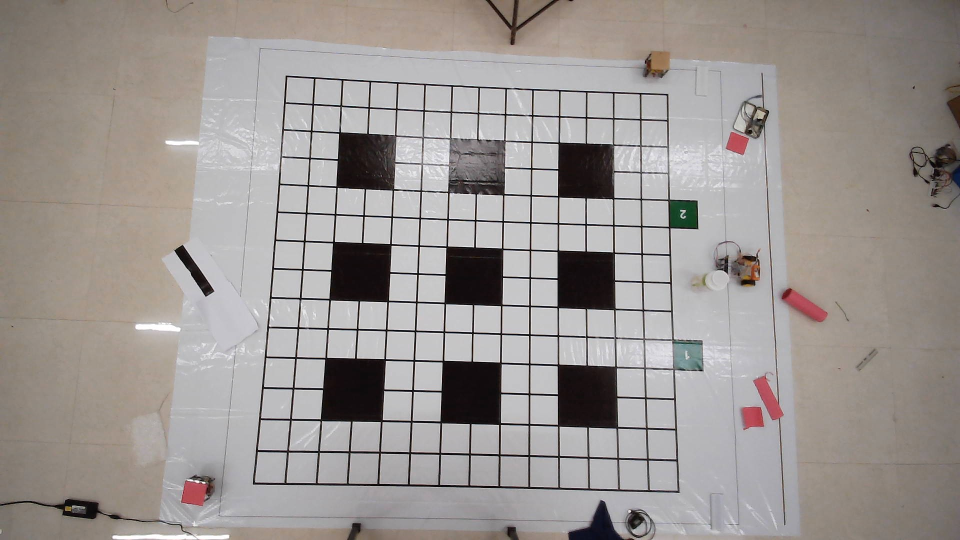
#> input picture img_align.jpg, 1920 x 1080 px, given in place of test_video.mp4, which was not available (shown at 1/2 size)
$ python monitor_final.py
#> lines starting #> are read from the running program, lines starting #| are printed output that depends on the picture; after the words box and inside, x2 and y2 are one past the last pixel; in counts of white or black regions, pixels touching at a corner belong together; pictures that were not available may be replaced by others from this repository, and a replacement may not be noted
### Arduino_com_code_fg_car/test_run/shortest_path_input.py
import cv2
from final_function import BotFinder
import time
import math
import numpy as np
import pandas as pd
import matplotlib.image as mpimg


def min_dist(coord_1,coord_2):
    dist = math.sqrt(  (coord_1[0] - coord_2[0])**2  + (coord_1[1] - coord_2[1])**2  )
    return dist

# [4 lines left out: function test, not called in this run]


# [6 lines that do not run on import are left out]


#h,w = self.image.shape[:2]
#dim = (int(w/2), int(h/2))
#self.image = cv2.resize(self.image, dim)
class matrix_builder:
    def __init__(self,image=None):
        self.image = image
        self.matrix = []
    def update_image(self, image1):
        self.image = image1

    def detect_grid(self):
        s = time.time()
        gray = cv2.cvtColor(self.image, cv2.COLOR_BGR2GRAY)

        hsv = cv2.cvtColor(self.image, cv2.COLOR_BGR2HSV)
        mask = cv2.inRange(hsv, (0,0,130), (175,36,255))
        #test(mask,'mask')

        blur = cv2.GaussianBlur(mask, (5,5), 0)
        #test(blur,'blur')
        thresh = cv2.adaptiveThreshold(blur, 255, 1, 1, 11, 2)
        #test(thresh,'thresh')
        blur = cv2.GaussianBlur(thresh, (5,5), 0)
        #test(blur,'blur')

        kernel = np.ones((5,5), np.uint8)
        opening = cv2.morphologyEx(blur, cv2.MORPH_OPEN, kernel)
        # [5 lines of commented-out code are left out]

        contours, _ = cv2.findContours(opening, cv2.RETR_TREE, cv2.CHAIN_APPROX_NONE)
        area = self.image.shape[:2][1]*self.image.shape[:2][0]
        min_area = area/(10*20)
        print('start')
        i = 0
        boxes = {}
        coord = []
        for c in contours:

            cnt_area = cv2.contourArea(c)
            #if cnt_area > min_area/5 and cnt_area < 10* min_area:
            peri = cv2.arcLength(c, True)
            approx = cv2.approxPolyDP(c, 0.04 * peri, True)
            if cnt_area > 2250 and cnt_area < 6300 and len(approx) == 4:
                i +=1
                #cv2.drawContours(self.image, c, -1, (0,255,0),thickness=5)
                #print(f'{area} || {min_area} || {cnt_area} ')

                M = cv2.moments(c)
                cX = int(M["m10"] / M["m00"])
                cY = int(M["m01"] / M["m00"])
                center_location = (cX,cY)
                boxes[i] = center_location
                coord.append(center_location)
                # draw the contour and center of the shape on the image
                cv2.drawContours(self.image, [c], -1, (0, 255, 0), 2)
                cv2.circle(self.image, (cX, cY), 30, (255, 255, 0), 4)
                cv2.circle(self.image, (cX, cY), 4, (255, 0, 255), -1)
                cv2.putText(self.image, str(i), (cX - 10, cY - 10),
            	cv2.FONT_HERSHEY_SIMPLEX, 0.4, (255, 255, 255), 2)


        matrix_x = np.zeros((9,16))
        matrix_y = np.zeros((9,16))
        value = np.zeros((9,16))
        row = 8
        key = 1
        for i in range(7):
            col = 6
            for j in range(4):
                post = boxes[key]
                matrix_x[row,col] = post[0]
                matrix_y[row,col] = post[1]
                value[row,col] = True

                # [5 lines of commented-out code are left out]
                col +=1
            key +=1
            row -=1
        row = 1
        for i in range(2):
            col = 0
            for i in range(16):
                post = boxes[key]
                #print(post)
                matrix_x[row,col] =post[0]
                matrix_y[row,col] = post[1]
                value[row,col] = True
                col +=1
                key +=1
            row -=1
        final = list(zip(matrix_x, matrix_y,value))
        i=0
        a = final.copy()
        for i in range(len(matrix_x)):
            final[i] = list(zip(matrix_x[i], matrix_y[i],value[i]))
        df = pd.DataFrame(final)

        block_sepearation = min_dist(df[0][0], df[0][1])
        self.matrix = final

    def get_matrix(self):
        return self.matrix
# [11 lines of commented-out code are left out]

### Arduino_com_code_fg_car/test_run/extract_contours.py
import cv2
import numpy as np
import imutils


class ExtractContour:
    def __init__(self,img):
        self.img = img
        H,W = self.img.shape[:2]
        #purple_mask
        hsv = cv2.cvtColor(self.img, cv2.COLOR_BGR2HSV)
        pruple_mask = cv2.inRange(hsv,(130, 100, 100), (180, 255,255))

        #for analysis only
        #comment at end
        #dim = (int(W/2), int(H/2))
        #pruple_mask= cv2.resize(pruple_mask, dim)

        kernel = np.ones((5,5),np.uint8)
        eroded = cv2.morphologyEx(pruple_mask, cv2.MORPH_OPEN, kernel)
        blur = cv2.blur(eroded, (3,3))
        eroded = cv2.erode(pruple_mask, kernel)
# [7 lines of commented-out code are left out]
        edge = cv2.Canny(blur, 10,250)

        # [7 lines of commented-out code are left out]

        (cnts, _) = cv2.findContours(edge.copy(), cv2.RETR_EXTERNAL, cv2.CHAIN_APPROX_SIMPLE)
        idx = 0
        self.bot_img = []
        self.bot_location = []
        for c in cnts:
            x,y,w,h = cv2.boundingRect(c)
            if w> (0.02*W) and h> (0.02*W):
                idx+=1
                location = [y+ h/2, x+ w/2]
                self.bot_location.append(location)
                new_img=self.img[y-20:y+h+20,x-20:x+w+20]
                self.bot_img.append(new_img)
 # [4 lines of commented-out code are left out]

    def ret(self):
        return self.bot_img, self.bot_location

### Arduino_com_code_fg_car/test_run/final_function.py
##bot coordinate are not accurate
# original lib
import cv2
import time
import imutils
import numpy as np

import argparse

# my lib
#from align_bot import Alignimage
from align_tester import Alignimage
from contour_finder import C_T_iden_fn
#from extract_bot import ExtractBot
from extract_contours import ExtractContour
from grid_maker import GridMaker
from right_rotate import RotateImage
#from image_adjuster import AlignimageADJ
from shape_det import ShapeDetector
from angle import Angle


class BotFinder:
    def __init__(self,img=None):
        self.img = img
        self.BotID = []
        self.bot_angle = []
        self.Bot = {}
        self.AC_orientation = []
        ####################################
        ## extract all the images with center coordinate

    def update_image(self,image):
        self.img = image

    def detect_bots(self):
        ext = ExtractContour(self.img)
        bot_img,self.bot_location = ext.ret()

# [18 lines of commented-out code are left out]
        aligned_images = []
        sd = ShapeDetector()


        for i in range(len(bot_img)):
            #allign bot
#            print('resize')
#            cv2.imshow('bot_img',bot_img[i])
#            cv2.waitKey()
            bot_img[i] = cv2.resize(bot_img[i], (int( bot_img[i].shape[1]*4) , int(bot_img[i].shape[0]*4)))
#            print('align')
#            cv2.imshow('bot_img',bot_img[i])
#            cv2.waitKey()

            Agl = Angle(bot_img[i])
            degree = Agl.ret()
            self.AC_orientation.append(degree)
            #print(degree)
            Align = Alignimage(bot_img[i])
            aligned_images = Align.ret()


# [23 lines of commented-out code are left out]

            ri = RotateImage(aligned_images)
            rot_90_after,rotate_right_angle = ri.SqCenter()


# [5 lines of commented-out code are left out]
            gd = GridMaker(rot_90_after)
            bot_id = gd.IdFinder()


#            print(f'bot_id : {bot_id}')
            self.BotID.append(bot_id)
#            print(f'bot ID: {self.BotID}')
#            print(f'bot location: {self.bot_location[i]}')
            self.Bot[str(bot_id)] = self.bot_location[i]
#            print(f'loop ends\n total angle = {angle+rotate_right_angle}')
            #self.AC_orientation.append(int(angle)+int(rotate_right_angle))

    # [9 lines left out: function get_bot_poses, not called in this run]
#        return self.Bot,self.AC_orientation

### Arduino_com_code_fg_car/test_run/angle.py
import cv2
import numpy as np
import math
from skimage.transform import (hough_line,hough_line_peaks)
def nothing(x):
    pass


class Angle:
    def __init__(self,img):
        self.ret_degree = 0
        self.img = img
        H,W = self.img.shape[:2]
        copy_img = self.img.copy()
        hsv = cv2.cvtColor(copy_img, cv2.COLOR_BGR2HSV)
        lower_blue = np.array([40, 50, 50])
        upper_blue = np.array([70, 255, 150])
        mask = cv2.inRange(hsv, lower_blue, upper_blue)
        #cv2.imshow('s',mask)
        key = cv2.waitKey()
        (cnts, _) = cv2.findContours(mask, cv2.RETR_LIST, cv2.CHAIN_APPROX_SIMPLE)
        c = max(cnts, key = cv2.contourArea)
        x,y,w,h = cv2.boundingRect(c)
        location = [int(y+ h/2), int(x+ w/2)]
        zeros = np.zeros_like(self.img)
        self.angle_b([H,W],location)

# [5 lines of commented-out code are left out]

    # [18 lines left out: function angle_b, not called in this run]

    def ret(self):
        return self.ret_degree

### Arduino_com_code_fg_car/test_run/shape_det.py
import cv2
import numpy as np

class ShapeDetector:
	def __init__(self):
		pass
#		print('in shape  detector')

	# [29 lines left out: function detect, not called in this run]

### Arduino_com_code_fg_car/test_run/monitor_final.py
import serial
import math
import numpy as np
from final_function import BotFinder
from shortest_path_input import *
import enum
import cv2
import threading
from collections import deque
import time
import json

class pose2D:
    def __init__(self, x =0,y=0, theta = 0):
        self.x = x
        self.y = y
        self.theta = theta

    def distance(self, p2):
        return math.sqrt((self.x-p2.x)**2 + (self.y-p2.y)**2)

class Command(enum.Enum):
    #right rotate
    Clock_wise = (1,-1)
    #left rotate
    Anti_clock_wise = (-1,1)
    #move forward
    Forward = (1,1) #
    #Reached
    Stop = (0,0) #1

class Status(enum.Enum):
    Not_executed = 0
    Executing = 1
    Executed = 2

class bot:
    # [5 lines left out: function __init__, not called in this run]

class controller:
    def __init__(self):
        self.goal = pose2D()
        self.pose = pose2D()
        self.command = Command
        self.angle_threshold = 0.01
        self.distance_threshold = 0.1
        self.controller_mode = 0 #0 for rotate and move, 1 for pid etc...

    def set_goal(self,goal):
        self.goal = goal

    def set_pose(self,pose):
        self.pose = pose

    # [21 lines left out: function update_command, not called in this run]

    def get_command(self):
        return self.command

class central_monitor:
    def __init__(self):
        self.serial_communicator = None
        self.bot_identifier = BotFinder()
        self.my_controller = controller()
        self.stage_finder = matrix_builder()
        # self.bots = [bot() for i in range(4)]
        # self.cmaeraFeed
        # self.matrixStage
        self.acknowledgements = [True, True, True,True]
        self.bot_ids = ['0122','2010','2210','2121']
        self.bot_commands = {}
        self.execution_order = {0:'2210',1:'0122',2:'2010',3:'2121'}
        self.status = {self.bot_ids[0]:Status.Not_executed, self.bot_ids[1]:Status.Not_executed, self.bot_ids[2]:Status.Not_executed, self.bot_ids[3]:Status.Not_executed}
        self.end_process = False

        #image
        self.visualization_image = None
        self.camerafeed = None
        self.point_list = []

    # [5 lines left out: function initialize_monitor, not called in this run]

    def start_serial_communicator(self,com_port,baudrate):
        self.serial_communicator = serial.Serial(com_port, baudrate)


    def update_image(self, image):
        self.camerafeed = image

    def read_image(self,addr):
        self.camerafeed = cv2.imread(addr)


    def initialize_trajectories(self):
        traj4 = deque([(8,9), (7,9), (6,9),(5,9),(4,9),(3,9),(2,9),(1,9), (1,10), (1,11), (1,12), (1,13), (1,14), (1,15)])
        traj3 = deque([(8,8), (7,8), (6,8),(5,8),(4,8),(3,8),(2,8),(1,8),(0,8),(0,9),(0,10), (0,11), (0,12), (0,13), (0,14), (0,15)])
        traj2 = deque([(8,7), (7,7), (6,7),(5,7),(4,7),(3,7),(2,7),(1,7),(0,7),(0,6),(0,5), (0,4), (0,3), (0,2), (0,1), (0,0)])
        traj1 = deque([(8,6), (7,6), (6,6),(5,6),(4,6),(3,9),(2,6),(1,6), (1,5), (1,4), (1,3), (1,2), (1,1), (1,0)])
        traj4.extend(list(traj4)[len(traj4)::-1])
        traj3.extend(list(traj3)[len(traj3)::-1])
        traj2.extend(list(traj2)[len(traj2)::-1])
        traj1.extend(list(traj1)[len(traj1)::-1])

        self.trajectories = {self.bot_ids[0]: traj1, self.bot_ids[1]:traj2, self.bot_ids[2]:traj3, self.bot_ids[3]:traj4}
        self.temp_trajectories = {self.bot_ids[0]: traj1, self.bot_ids[1]:traj2, self.bot_ids[2]:traj3, self.bot_ids[3]:traj4}


    def load_manual_trajectories(self, bot_id):
        with open("trajectory.txt","r") as fp:
            manual_trajectory = json.load(fp)
        manual_trajectory_length = len(manual_trajectory)

        for i in range(len(self.trajectories[bot_id])):
            if i > manual_trajectory_length  - 1:
                x,y = self.trajectories[bot_id][i]
                self.matrixStage[x][y] = [0,0,0]
            else:
                x,y = self.trajectories[bot_id][i]
                self.matrixStage[x][y] = manual_trajectory[i]

    # [14 lines left out: function click_event, not called in this run]


    def set_manual_trajectories(self):
        # displaying the image
        cv2.imshow('image', self.camerafeed)
        # setting mouse hadler for the image
        # and calling the click_event() function
        cv2.setMouseCallback('image', self.click_event)
        # wait for a key to be pressed to exit
        cv2.waitKey(0)
        # close the window
        print(self.point_list)
        with open("trajectory.txt","w") as fp:
            json.dump(self.point_list, fp)
        with open("trajectory.txt","r") as fp:
            temp = json.load(fp)

        cv2.destroyAllWindows()
        print("read data is:",temp)

    #position functions
    def update_robot_poses(self, image_feed):
        self.bot_identifier.update_image(image_feed)
        self.bot_identifier.detect_bots()
        self.bots = self.bot_identifier.get_bot_poses()

    # [21 lines left out: functions visualize, show_trajectories, not called in this run]

    def show_trajectory(self, bot_id):
        color = (0,255,0)
        thickness = 5
        temp_trajectory = self.trajectories[bot_id]
        start_point = temp_trajectory.popleft()

        for present_point in temp_trajectory:
            temp = (self.matrixStage[start_point[0]][start_point[1]])
            start_xy = (int(temp[0]),int(temp[1]))

            temp = (self.matrixStage[present_point[0]][present_point[1]])
            present_xy = (int(temp[0]),int(temp[1]))

            cv2.line(self.visualization_image,start_xy,present_xy,color, thickness)

            start_point  = present_point

        self.show_goal(bot_id)

    def show_goal(self, bot_id):
        # goal = self.get_bot_goal(bot_id)
        goal = self.get_temp_bot_goal(bot_id)

        print("this is the goal",goal)
        cv2.circle(self.visualization_image,(int(goal[0]), int(goal[1])), radius = 40, color = (0,0,0), thickness = 2)


    def show_bots(self):
        for i in self.bot_ids:
                self.show_bot(i)

    # [58 lines left out: functions show_bot, show_lines_to_goal, show_line_to_goal, not called in this run]

    #executed once at the start of the process
    def update_stage_coordinates(self, image):
        self.stage_finder.update_image(image)
        self.stage_finder.detect_grid()
        self.matrixStage = self.stage_finder.get_matrix()

    def get_bot_pose(self, bot_id):
        # print(self.bots)
        return(self.bots[bot_id])

    #command functions
    # [7 lines left out: function get_bot_goal, not called in this run]

    def get_temp_bot_goal(self, bot_id):
        traj = self.temp_trajectories[bot_id]
        (i,j) = traj[0] #use queue and dequeue logic

        (x,y,_) = self.matrixStage[i][j]
        # print(bot_id, (x,y))
        return (x,y)

    #calculate the commands for bots
    # [51 lines left out: functions get_bot_command, update_bot_commands, not called in this run]

    def send_msg(self):
        self.serial_communicator.write(self.msg)
        print("{}: msg sent".format(self.msg))

    # [40 lines left out: functions send_msgs_thread, pack_commands, wait_for_msgs, not called in this run]


test = True #for video
main = False #main block

if test:
    start_time = time.time()
    offset_time = 27
    image_path = r"D:\Robotics\FlipkartD2C\grid 3.0\ohm_scripts\bot_det\cam_feed2.jpeg"
    stage_image = r"D:\Robotics\FlipkartD2C\grid 3.0\ohm_scripts\bot_det\cam_feed1.jpeg"
    video_path = r"D:\Robotics\FlipkartD2C\grid 3.0\test_run\test_video.mp4"
    cap = cv2.VideoCapture(video_path)

    my_monitor = central_monitor()

    # video capture calculations
    total_frames = cap.get(cv2.CAP_PROP_FRAME_COUNT)
    fps = cap.get(cv2.CAP_PROP_FPS)
    # sender_thread = threading.Thread(target=my_monitor.send_msgs_thread)
    cap.set(cv2.CAP_PROP_POS_FRAMES, 1)
    ret,temp_image = cap.read()
#> temp_image is the input picture: shape (1080, 1920, 3); mean B, G, R 146.3, 149.5, 155.4
    temp_image = cv2.rotate(temp_image, cv2.cv2.ROTATE_90_COUNTERCLOCKWISE)
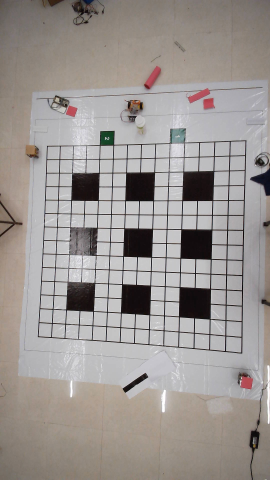
#> temp_image: shape (1920, 1080, 3) (shown at 1/4 size); mean B, G, R 146.3, 149.5, 155.4
    # temp_image = cv2.resize(temp_image, (0,0),fx = 0.5, fy = 0.5)

    my_monitor.camerafeed = temp_image
    my_monitor.update_stage_coordinates(temp_image)
#> in detect_grid, `mask = cv2.inRange(hsv, (0,0,130), (175,36,255))`:
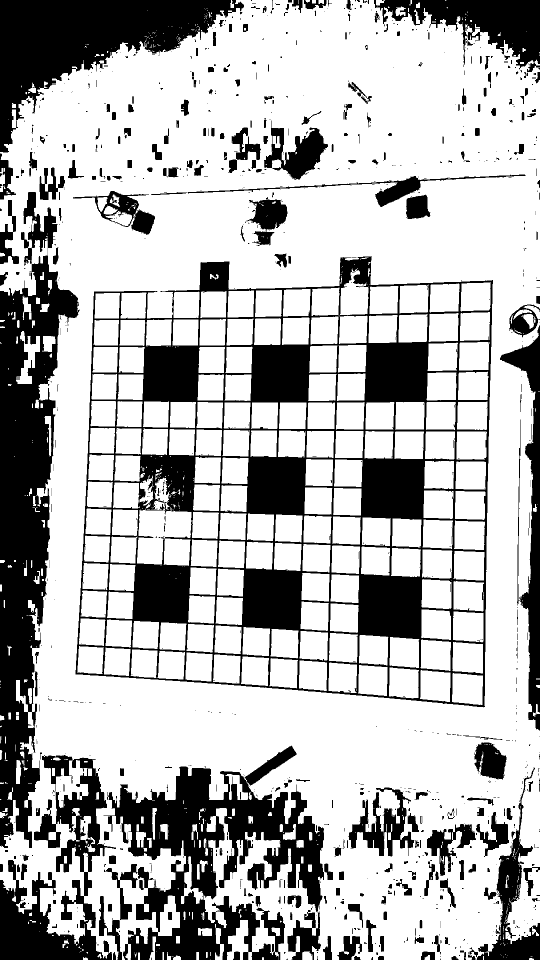
#> mask: shape (1920, 1080) (shown at 1/2 size); 71.3% white; 1120 black regions (847 under 20 px), largest, box (x1, y1, x2, y2) and area: (151, 512, 986, 1415) 191054, (0, 511, 158, 1696) 90438, (207, 1491, 648, 1920) 83932
#> in detect_grid, `thresh = cv2.adaptiveThreshold(blur, 255, 1, 1, 11, 2)`:
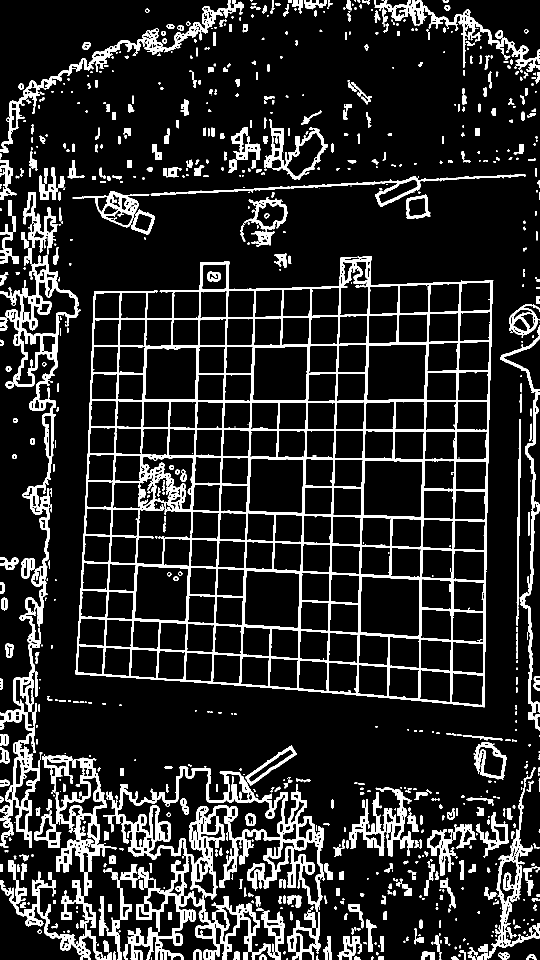
#> thresh: shape (1920, 1080) (shown at 1/2 size); 14.3% white; 813 white regions (309 under 20 px)
#> in detect_grid, `blur = cv2.GaussianBlur(thresh, (5,5), 0)`:
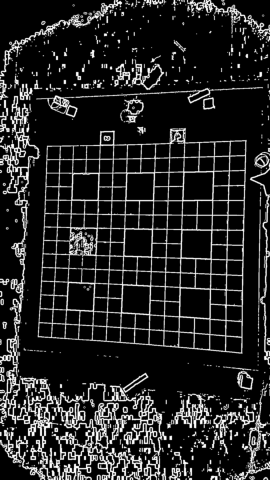
#> blur: shape (1920, 1080) (shown at 1/4 size); min 0, max 255, mean 36.4
#> in detect_grid, `opening = cv2.morphologyEx(blur, cv2.MORPH_OPEN, kernel)`:
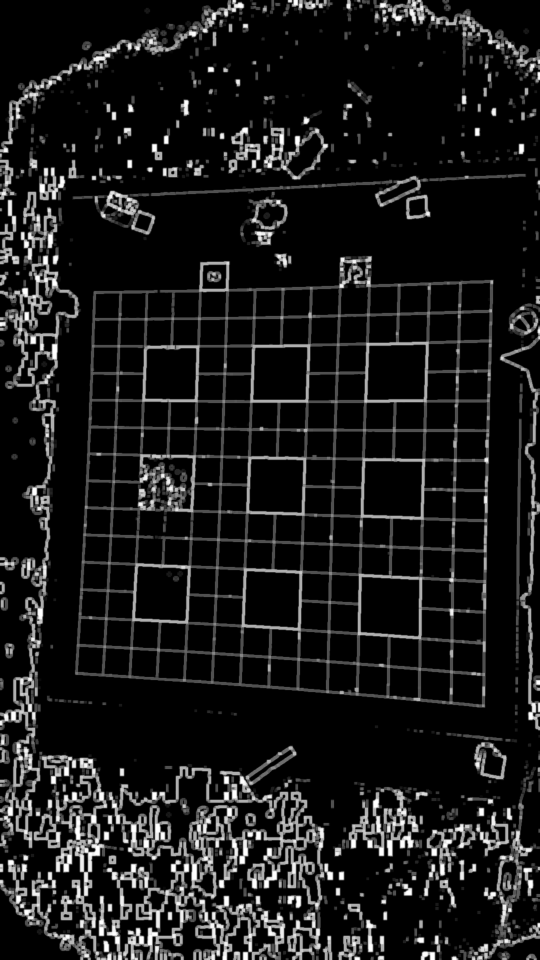
#> opening: shape (1920, 1080) (shown at 1/2 size); min 0, max 255, mean 25.9
#> in detect_grid, `contours, _ = cv2.findContours(opening, cv2.RETR_TREE, cv2.CHAIN_APPRO..`: contours = 934 contours, 211 with area under 20; largest, box (x1, y1, x2, y2) and area: (149, 510, 989, 1417) 660597, (0, 382, 668, 1920) 245185, (0, 0, 490, 401) 18332, (143, 346, 1054, 472) 17717, (998, 590, 1080, 1463) 17316
#> (the rest of the program and of its run is left out)
